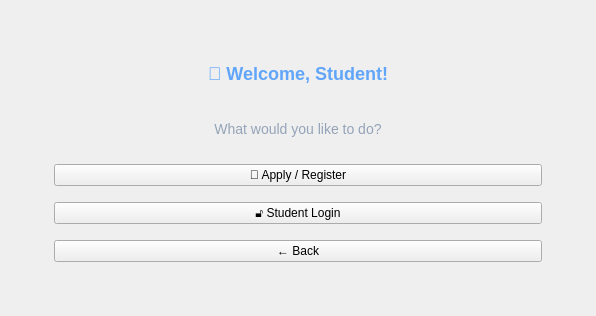
      <widget class="QWidget" name="pageStudentChoice">
       <layout class="QVBoxLayout">
        <item><spacer><property name="orientation"><enum>Qt::Vertical</enum></property></spacer></item>
        <item>
         <layout class="QHBoxLayout">
          <item><spacer><property name="orientation"><enum>Qt::Horizontal</enum></property></spacer></item>
          <item>
           <widget class="QFrame" name="frameChoice">
            <property name="minimumSize"><size><width>560</width><height>280</height></size></property>
            <layout class="QVBoxLayout"><property name="margin"><number>36</number></property><property name="spacing"><number>16</number></property>
             <item><widget class="QLabel"><property name="text"><string>👋 Welcome, Student!</string></property><property name="alignment"><set>Qt::AlignCenter</set></property><property name="styleSheet"><string>font-size:18px;font-weight:bold;color:#60a5fa;</string></property></widget></item>
             <item><widget class="QLabel"><property name="text"><string>What would you like to do?</string></property><property name="alignment"><set>Qt::AlignCenter</set></property><property name="styleSheet"><string>color:#94a3b8;font-size:14px;</string></property></widget></item>
             <item><widget class="QPushButton" name="btnGoToApply"><property name="text"><string>📝 Apply / Register</string></property></widget></item>
             <item><widget class="QPushButton" name="btnGoToStudentLogin"><property name="text"><string>🔓 Student Login</string></property></widget></item>
             <item><widget class="QPushButton" name="btnBackFromChoice"><property name="text"><string>← Back</string></property></widget></item>
            </layout>
           </widget>
          </item>
          <item><spacer><property name="orientation"><enum>Qt::Horizontal</enum></property></spacer></item>
         </layout>
        </item>
        <item><spacer><property name="orientation"><enum>Qt::Vertical</enum></property></spacer></item>
       </layout>
      </widget>
